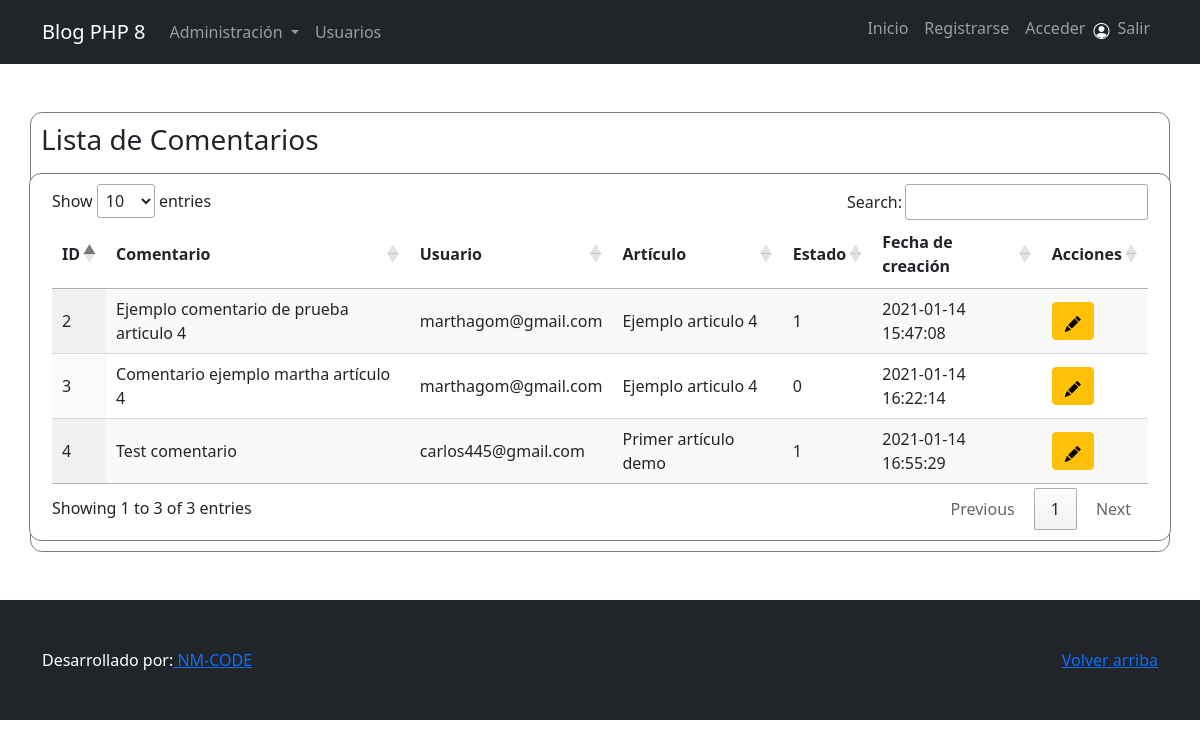
Page /admin/comentarios.php on the committed database.
### tables this page shows
CREATE TABLE `comentarios` (
  `id` int(11) NOT NULL,
  `comentario` varchar(255) NOT NULL,
  `usuario_id` int(11) NOT NULL,
  `articulo_id` int(11) NOT NULL,
  `estado` int(11) NOT NULL,
  `fecha_creacion` datetime NOT NULL DEFAULT current_timestamp()
);

CREATE TABLE `usuarios` (
  `id` int(11) NOT NULL,
  `nombre` varchar(255) NOT NULL,
  `email` varchar(255) NOT NULL,
  `password` varchar(255) NOT NULL,
  `rol_id` int(11) NOT NULL,
  `fecha_creacion` datetime NOT NULL DEFAULT current_timestamp()
);

CREATE TABLE `articulos` (
  `id` int(11) NOT NULL,
  `titulo` varchar(255) NOT NULL,
  `imagen` varchar(255) NOT NULL,
  `texto` text NOT NULL,
  `fecha_creacion` datetime NOT NULL DEFAULT current_timestamp()
);

### models/Comentario.php (called while the page is built, shortened)
<?php
class Comentarios{
    private $conn;
    private $table = 'comentarios';
    public function __construct($db)
    {
        $this->conn = $db;
    }
    public function leer()
    {
        $sql = 'SELECT
                    c.id AS id_comentario,
                    c.comentario AS comentario,
                    c.estado AS estado,
                    c.fecha_creacion AS fecha,
                    c.usuario_id AS id_usuario,
                    u.email AS email_usuario,
                    a.titulo AS titulo_articulo
                FROM ' . $this->table .
                ' c LEFT JOIN usuarios u
                ON u.id = c.usuario_id
                LEFT JOIN articulos a
                ON a.id = c.articulo_id';
        $stmt = $this->conn->prepare($sql);
        $stmt->execute();
        $comentarios = $stmt->fetchAll(PDO::FETCH_OBJ);
        return $comentarios;
    }
}
?>

### admin/comentarios.php (the view, shortened to what this page needs)
<?php include("../includes/header.php") ?>
<?php
$baseDatos = new Basemysql();
$db = $baseDatos->connect();
$comentarios = new Comentarios($db);
$resultado = $comentarios->leer();
?>
<div class="row">
    <div class="col-sm-6">
        <h3>Lista de Comentarios</h3>
    </div>
</div>
<div class="row mt-2 caja">
    <div class="col-sm-12">
            <table id="tblContactos" class="display" style="width:100%">
                <thead>
                    <tr>
                        <th>ID</th>
                        <th>Comentario</th>
                        <th>Usuario</th>
                        <th>Artículo</th>
                        <th>Estado</th>
                        <th>Fecha de creación</th>
                        <th>Acciones</th>
                    </tr>
                </thead>
                <tbody>
                <?php
                    foreach ($resultado as $comentarios) {
                ?>
                        <tr>
                            <td><?php echo $comentarios->id_comentario; ?></td>
                            <td><?php echo $comentarios->comentario; ?></td>
                            <td><?php echo $comentarios->email_usuario; ?></td>
                            <td><?php echo $comentarios->titulo_articulo; ?></td>
                            <td><?php echo $comentarios->estado; ?></td>
                            <td><?php echo $comentarios->fecha; ?></td>
                            <td>
                                <a href="editar_comentario.php?id=<?php echo $comentarios->id_comentario; ?>" class="btn btn-warning">
                                    <i class="bi bi-pencil-fill"></i>
                                </a>
                            </td>
                        </tr>
                <?php
                    }
                ?>
                </tbody>
            </table>
    </div>
</div>
<?php include("../includes/footer.php") ?>

### css/estilos.css (style rules this page uses)
.caja { background: #ffffff; border: 1px solid gray; border-radius: 12px; padding: 10px; }

### rows in the picture
comentarios: id "2", comentario "Ejemplo comentario de prueba articulo 4", usuario.email "marthagom@gmail.com", articulo.titulo "Ejemplo articulo 4", estado "1", fecha_creacion "2021-01-14 15:47:08"
comentarios: id "3", comentario "Comentario ejemplo martha artículo 4", usuario.email "marthagom@gmail.com", articulo.titulo "Ejemplo articulo 4", estado "0", fecha_creacion "2021-01-14 16:22:14"
comentarios: id "4", comentario "Test comentario", usuario.email "carlos445@gmail.com", articulo.titulo "Primer artículo demo", estado "1", fecha_creacion "2021-01-14 16:55:29"
